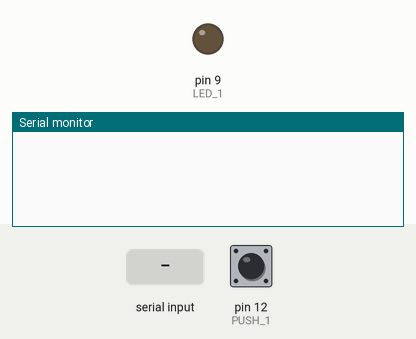
A sketch run on a simulated Arduino Uno, built for the host (arithmetic inside an expression is 32-bit, double 64-bit). On the bench: output pins drawn as LEDs (lit = HIGH), the last lines printed to the serial monitor. The inputs (shaded band) are chosen by the test bench; at power-on: pin 12 (PUSH_1) HIGH.

Above: at 1.2 s.
1.3 s: pin 12 (PUSH_1) pulled LOW for 0.15 s
At 2.0 s:
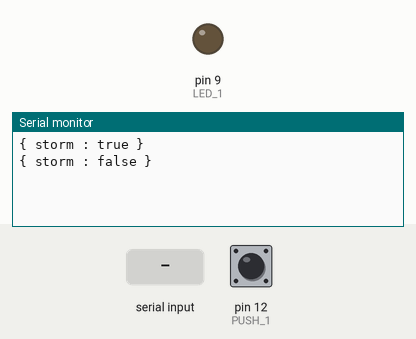
2.9 s: "undefined\n" received over Serial
At 4.5 s:
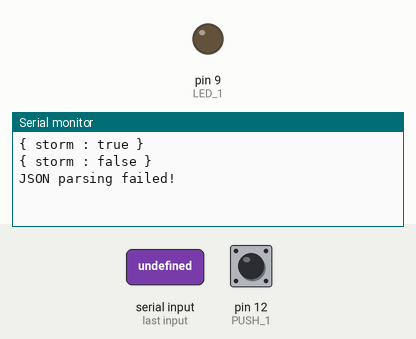

Measured:
- after the input at 1.3 s, the serial monitor: prints a new line at once (image 1)
- after the input at 2.9 s, the serial monitor: prints a new line after 1.0 s (image 2)

The sketch:

serial-com.ino
```cpp
//Youtube video https://youtube.com/shorts/LZcn2-uCJZY?feature=share
#include <Arduino_JSON.h>

#define LED_1 9

#define PUSH_1 12
#define POT_1 A0

const int tolerance = 1;

int ledBrightness = 10;
int buttonReadValue = HIGH;
int lastButtonRead = buttonReadValue;

JSONVar serialOutput;

void setup() {
  // put your setup code here, to run once:
  Serial.begin(9600);

  pinMode(LED_1, OUTPUT);

  pinMode(PUSH_1,INPUT_PULLUP);
}

void loop() {

  if (Serial.available() > 0) {
    String jsonString = Serial.readStringUntil("\n");
    if (jsonString != '\n') {
      JSONVar serialInput = JSON.parse(jsonString);

      if (JSON.typeof(serialInput) == "undefined") {
        Serial.println("JSON parsing failed!");
      } else {
        ledBrightness = serialInput["led1"];
        analogWrite(LED_1, ledBrightness);
      }
    }
  }

  // int potReading = map(analogRead(POT_1),0,1023,0,100);

  // if(abs(((int) serialOutput["potPercent"]) - potReading) >= tolerance ){
  //   // serialOutput["potPercent"] = potReading;
  //   // Serial.println(serialOutput);
  // }

  buttonReadValue = digitalRead(PUSH_1);
  if(buttonReadValue != lastButtonRead){
    lastButtonRead = buttonReadValue;
    if(buttonReadValue == LOW){
      Serial.println("{ storm : true }");
    } else {
      Serial.println("{ storm : false }");
    }
  }
}
```
